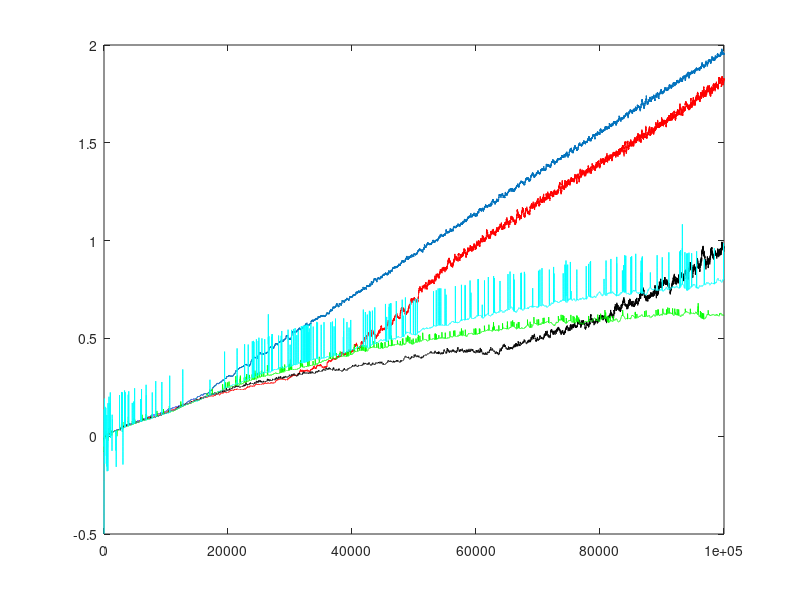

Here is the MATLAB script that generated this plot:
data = load('stats-np-100-f1.csv');
data2 = load('stats-np-100-f2.csv');
data3 = load('stats-np-100-f4.csv');
data4 = load('stats-np-100-f16.csv');
data5 = load('stats-np-100-f100.csv');
plot(data(:,1),data(:,2));hold on; 
plot(data2(:,1), data2(:,2), "color", "red");hold on;
plot(data3(:,1), data3(:,2), "color", "black");hold on;
plot(data4(:,1), data4(:,2), "color", "green");hold on;
plot(data5(:,1), data5(:,2), "color", "cyan");